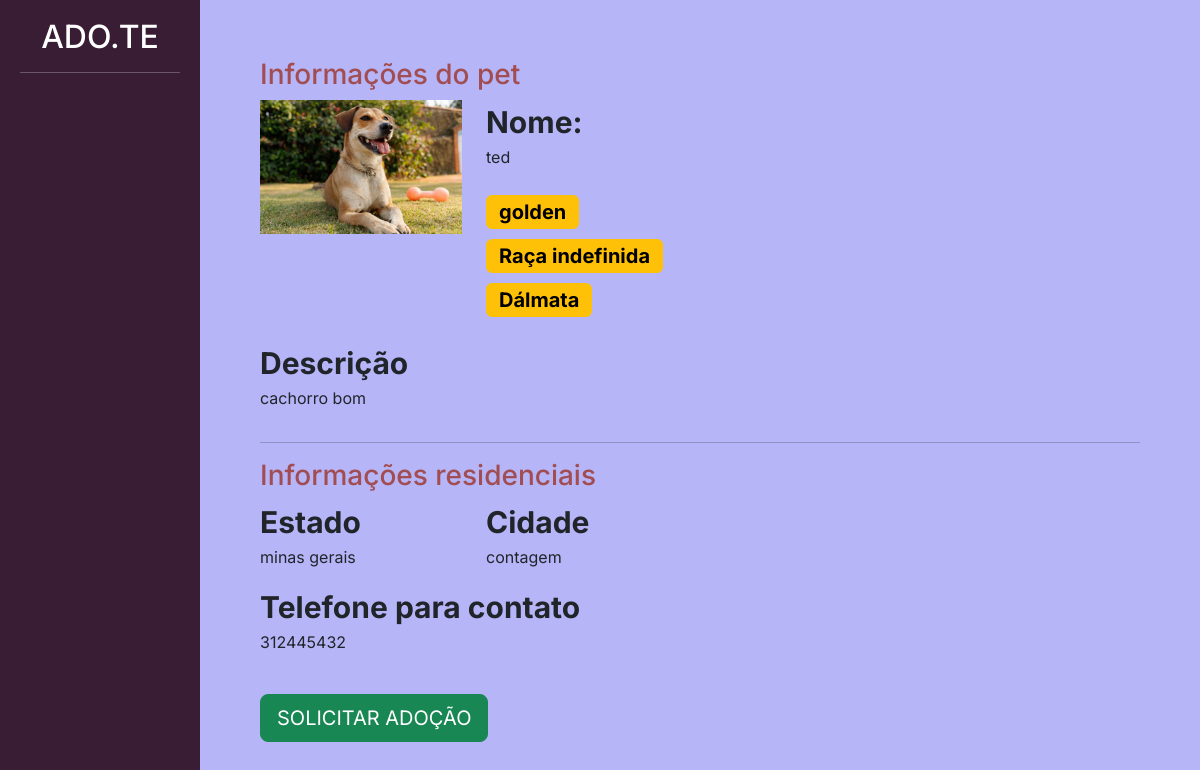
The page /divulgar/ver_pet/15 on the database its author committed.
### divulgar/models.py (models this page shows, shortened)
class Pet(models.Model):
    usuario = models.ForeignKey(User, on_delete=models.DO_NOTHING)
    foto = models.ImageField(upload_to="fotos_pets")
    choices_status = (('P', 'Para adoção'), ('A', 'Adotado'))
    nome = models.CharField(max_length=100)
    descricao = models.TextField()
    estado = models.CharField(max_length=50)
    cidade = models.CharField(max_length=50)
    telefone = models.CharField(max_length=14)
    tags = models.ManyToManyField(Tag)
    raca = models.ForeignKey(Raca, on_delete=models.DO_NOTHING)
    status = models.CharField(max_length=1, choices=choices_status, default='P')

class Tag(models.Model):
    tag = models.CharField(max_length=100)
    def __str__(self):
        return self.tag

### divulgar/views.py (the view)
# urls.py: path('ver_pet/<int:id>', views.ver_pet, name="ver_pet"),
def ver_pet(request, id):
    if request.method == "GET":
        pet = Pet.objects.get(id=id)
        return render(request, 'ver_pet.html', {'pet': pet})

### divulgar/templates/ver_pet.html (shortened to what this page needs)
{% load static %}
<!doctype html>
<html lang="pt-BR">
    <head>
    <link href="https://cdn.jsdelivr.net/npm/bootstrap@5.3.0-alpha1/dist/css/bootstrap.min.css" rel="stylesheet">
    <link href="{% static 'usuarios/css/cadastro.css' %}" rel="stylesheet">
    <link href="{% static 'divulgar/css/novo_pet.css' %}" rel="stylesheet">
    <link href="{% static 'divulgar/css/seus_pets.css' %}" rel="stylesheet">
    <link href="{% static 'adotar/css/listar_pets.css' %}" rel="stylesheet">
    </head>
    <body>
        <div class="container-fluid">
            <div class="row">
                <div class="col-md-2 bg-side-plataforma sidebar">
                    <h2>ADO.TE</h2>
                    <hr>
                </div>
                <div style="padding:60px" class="col-md">
                    <h3 class="font-vinho">Informações do pet</h3>
                    <div class="row">
                        <div class="col-md-3">
                            <img width="100%" src="{{pet.foto.url}}">
                        </div>
                        <div class="col-md-9">
                            <span class="span-bold">Nome:</span>
                            <p>{{pet.nome}}</p>
                            <div style="width:40%">
                                {% for tag in pet.tags.all %}
                                    <span class="badge text-bg-warning badge-lg">{{tag}}</span>
                                {% endfor %}
                            </div>
                        </div>
                    </div>
                    <br>
                    <div class="row">
                        <div class="col-md-5">
                            <span class="span-bold">Descrição</span>
                            <p>{{pet.descricao}}</p>
                        </div>
                        <div class="col-md-7">
                        </div>
                    </div>
                    <hr>
                    <div class="row">
                        <h3 class="font-vinho">Informações residenciais</h3>
                        <div class="col-md">
                            <div class="row">
                                <div class="col-md">
                                    <span class="span-bold">Estado</span>
                                    <p>{{pet.estado}}</p>
                                </div>
                                <div class="col-md">
                                    <span class="span-bold">Cidade</span>
                                    <p>{{pet.cidade}}</p>
                                </div>
                            </div>
                            <span class="span-bold">Telefone para contato</span>
                            <p>{{pet.telefone}}</p>
                            <br>
                            <a href="{% url 'pedido_adocao' pet.id %}" class="btn btn-success btn-lg">SOLICITAR ADOÇÃO</a>
                        </div>
                        <div class="col-md">
                        </div>
                    </div>
                </div>
            </div>
        </div>
    </body>
</html>

### templates/static/usuarios/css/cadastro.css (style rules this page uses)
:root { --font1: 'Inter', sans-serif; --cor0: #fde3a7d7; --cor1: #6b63fff1; --cor2: #6c63ff; --cor3: #0c0ce94d; }
* { padding: 0; margin: 0; box-sizing: border-box; font-family: var(--font1); }
body { width: 100%; height: 100vh; display: flex; justify-content: center; align-items: center; background: var(--cor3); }

### templates/static/divulgar/css/novo_pet.css (style rules this page uses)
.sidebar { text-align: center; padding: 20px; }
.font-vinho { color: #A24D52; }

### templates/static/adotar/css/listar_pets.css (style rules this page uses)
.span-bold { font-weight: bold; font-size: 30px; }
.badge-lg { font-size: 20px; margin-top: 10px; }
.bg-side-plataforma { background-color: #391D34; color: white; }

### rows shown on the page
Pet: foto (picture), nome "ted", descricao "cachorro bom", estado "minas gerais", cidade "contagem", telefone "312445432"
Tag: tag "golden"
Tag: tag "Raça indefinida"
Tag: tag "Dálmata"
